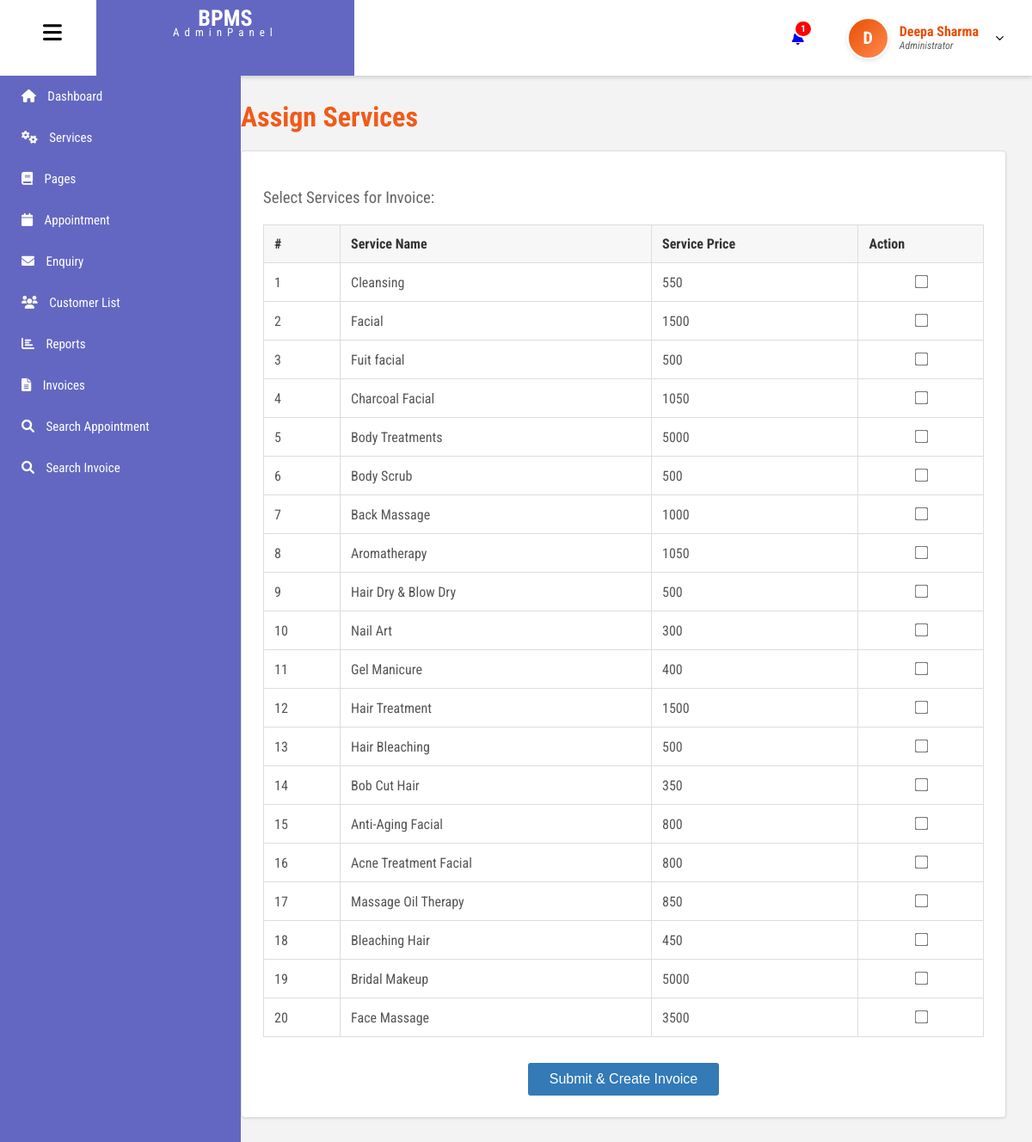
Screenshot of /admin/add-customer-services.php (signed in) with the database file from the repository.
### tables this page shows
CREATE TABLE `tblusers` (
  `id` int(11) NOT NULL,
  `FullName` varchar(100) DEFAULT NULL,
  `email` varchar(100) NOT NULL,
  `Image` varchar(200) DEFAULT NULL,
  `password` varchar(255) NOT NULL,
  `role` enum('admin','user') NOT NULL,
  `created_at` timestamp NOT NULL DEFAULT current_timestamp(),
  `MobileNumber` varchar(15) DEFAULT NULL
);

CREATE TABLE `services` (
  `id` int(11) NOT NULL,
  `service_name` varchar(100) DEFAULT NULL,
  `service_desc` text DEFAULT NULL,
  `cost` int(11) DEFAULT NULL,
  `image` varchar(255) DEFAULT NULL,
  `creation_date` timestamp NOT NULL DEFAULT current_timestamp()
);

### admin/add-customer-services.php (the view, shortened to what this page needs)
<?php
include('includes/dbconnection.php');
if (strlen($_SESSION['bpmsaid']) == 0) {
    header('location:logout.php');
} else {
?>
<!DOCTYPE html>
<html lang="en">
<head>
    <link rel="stylesheet" href="css/add-customer-services.css">
</head>
<body>
<?php include 'includes/header.php'; ?>
<?php include 'includes/sidebar.php'; ?>
<main class="main-content" id="main-content">
    <div class="page">
        <h2 class="title">Assign Services</h2>
        <div class="card">
            <h3>Select Services for Invoice:</h3>
            <form method="post" action="save-invoice.php?addid=<?php echo $_GET['addid']; ?>">
                <table>
                    <thead>
                        <tr>
                            <th>#</th>
                            <th>Service Name</th>
                            <th>Service Price</th>
                            <th>Action</th>
                        </tr>
                    </thead>
                    <tbody>
                    <?php
                    $query = mysqli_query($con, "SELECT * FROM services");
                    $cnt = 1;
                    while ($row = mysqli_fetch_array($query)) {
                    ?>
                        <tr>
                            <td><?php echo $cnt; ?></td>
                            <td><?php echo $row['service_name']; ?></td>
                            <td><?php echo $row['cost']; ?></td>
                            <td>
                                <input type="checkbox" name="selected_services[]" value="<?php echo $row['id']; ?>" style="transform: scale(1.2);">
                            </td>
                        </tr>
                    <?php $cnt++; } ?>
                    </tbody>
                </table>
                <div class="submit-area">
                    <button type="submit" name="assign" class="btn-assign">Submit & Create Invoice</button>
                </div>
            </form>
        </div>
    </div>
</main>
</body>
</html>
<?php } ?>

### admin/includes/header.php (shortened to what this page needs)
<?php
include_once('includes/dbconnection.php');
$adminid = $_SESSION['bpmsaid'];
$headerQuery = mysqli_query($con, "SELECT FullName, Image FROM tblusers WHERE id='$adminid'");
$adminData = mysqli_fetch_array($headerQuery);
$fullName = !empty($adminData['FullName']) ? $adminData['FullName'] : "Admin";
$adminImage = $adminData['Image'];
$initial = strtoupper(substr($fullName, 0, 1));
$ret = mysqli_query($con, "SELECT ID FROM tblappointment WHERE Status='Pending' OR Status='' OR Status='0'");
$new_count = mysqli_num_rows($ret);
?>
<!DOCTYPE html>
<html lang="en">
<head>
  <link rel="stylesheet" href="https://cdnjs.cloudflare.com/ajax/libs/font-awesome/6.0.0/css/all.min.css">
  <link rel="stylesheet" href="includes/header.css">
</head>
<body>
<header id="header">
  <div class="logo">
    <i class="fa-solid fa-bars" id="hamburger"></i>
    <div class="logo2">
      <h1>BPMS</h1>
      <p>AdminPanel</p>
    </div>
  </div>
  <div class="icon">
    <div class="bell">
      <a href="new-appointment.php" style="position: relative; text-decoration: none;">
        <i class="fa-solid fa-bell"></i>
        <?php if($new_count > 0): ?>
          <span class="notification-badge"><?php echo $new_count; ?></span>
        <?php endif; ?>
      </a>
    </div>
    <div class="admin-profile-container" style="position: relative; display: flex; align-items: center;">
      <div class="user" onclick="toggleDropdown()" style="cursor: pointer;">
        <div class="avatar-circle">
            <?php if(empty($adminImage)): ?>
                <?php echo $initial; ?>
            <?php else: ?>
                <img src="images/<?php echo $adminImage; ?>" alt="Admin Profile" class="profile-pic">
            <?php endif; ?>
        </div>
        <div class="user-text">
          <h3><?php echo $fullName; ?></h3>
          <p>Administrator</p>
        </div>
        <img src="images/dropdown.svg" alt="dropdown" id="drop-arrow" style="transition: transform 0.3s;">
      </div>
    </div>
  </div>
</header>
</body>
</html>

### admin/css/add-customer-services.css (style rules this page uses)
body { font-family: 'Poppins', 'Roboto', sans-serif; background: #f3f3f3; margin: 0; }
.main-content { position: relative; top: 60px; margin-left: 0; min-height: 100vh; padding: 30px; background: #f3f3f3; box-sizing: border-box; transition: margin-left 0.3s ease; }
.main-content.shifted { margin-left: 250px; }
.title { color: #f05a1a; font-size: 32px; margin-bottom: 20px; }
.card { background: #ffffff; border: 1px solid #ddd; padding: 25px; box-shadow: 0 1px 3px rgba(0,0,0,0.1); border-radius: 4px; }
.card h3 { color: #666; margin-bottom: 20px; font-weight: 400; }
table { width: 100%; border-collapse: collapse; }
table th { background: #f7f7f7; border: 1px solid #ddd; padding: 12px; text-align: left; color: #333; }
table td { border: 1px solid #ddd; padding: 12px; color: #555; }
table td:last-child { text-align: center; }
.submit-area { text-align: center; margin-top: 30px; }
.btn-assign { background: #337ab7; color: white; padding: 10px 25px; border: none; border-radius: 3px; cursor: pointer; font-size: 16px; transition: background 0.3s ease; }

### admin/includes/header.css (style rules this page uses)
body { font-family: 'Roboto Condensed', sans-serif; margin: 0; padding: 0; background-color: #e3e3e3; }
#header { display: flex; justify-content: space-between; height: 11vh; background-color: white; box-shadow: 0 2px 5px rgb(181, 176, 176); position: sticky; top: 0; z-index: 1000; }
.logo { display: flex; gap: 40px; }
.logo i { font-size: 25px; padding-top: 25px; margin-left: 50px; cursor: pointer; }
.logo2 { width: 300px; height: 11vh; text-align: center; background-color: #6467c2; color: white; line-height: 12px; font-size: 13px; }
.logo2 h1 { margin: 15px 0 5px 0; }
.logo2 p { letter-spacing: 6px; margin: 0; }
.icon { display: flex; }
.bell { padding: 30px 50px; display: flex; align-items: center; }
.notification-badge { position: absolute; top: -12px; right: -10px; background-color: #ff0000; color: white; font-size: 11px; padding: 2px 6px; border-radius: 50%; font-weight: bold; border: 2px solid white; }
.user { display: flex; gap: 12px; padding-right: 30px; align-items: center; height: 100%; }
.avatar-circle { width: 45px; height: 45px; border-radius: 50%; background: linear-gradient(135deg, #e94e02, #ff8a50); color: white; display: flex; align-items: center; justify-content: center; font-weight: bold; font-size: 20px; overflow: hidden; border: 2px solid #fff; box-shadow: 0 2px 5px rgba(0,0,0,0.1); }
.user-text { line-height: 1.2; }
.user-text h3 { color: #e94e02; margin: 0; font-size: 16px; }
.user-text p { font-style: italic; color: rgb(97, 97, 98); margin: 0; font-size: 12px; }
.user img#drop-arrow { width: 15px; margin-left: 5px; }

### admin/includes/sidebar.css (style rules this page uses)
#header { position: fixed; top: 0; left: 0; height: 11vh; width: 100%; background: #ffffff; display: flex; justify-content: space-between; align-items: center; box-shadow: 0 2px 5px #ccc; z-index: 2000; }

### rows the page displays
tblusers: FullName "D", FullName "Deepa Sharma"
services: service_name "Cleansing", cost "550"
services: service_name "Facial", cost "1500"
services: service_name "Fuit facial", cost "500"
services: service_name "Charcoal Facial", cost "1050"
services: service_name "Body Treatments", cost "5000"
services: service_name "Body Scrub", cost "500"
services: service_name "Back Massage", cost "1000"
services: service_name "Aromatherapy", cost "1050"
services: service_name "Hair Dry & Blow Dry", cost "500"
services: service_name "Nail Art", cost "300"
services: service_name "Gel Manicure", cost "400"
services: service_name "Hair Treatment", cost "1500"
services: service_name "Hair Bleaching", cost "500"
services: service_name "Bob Cut Hair", cost "350"
services: service_name "Anti-Aging Facial", cost "800"
services: service_name "Acne Treatment Facial", cost "800"
services: service_name "Massage Oil Therapy", cost "850"
services: service_name "Bleaching Hair", cost "450"
services: service_name "Bridal Makeup", cost "5000"
services: service_name "Face Massage", cost "3500"

### other values shown
$new_count "1"
